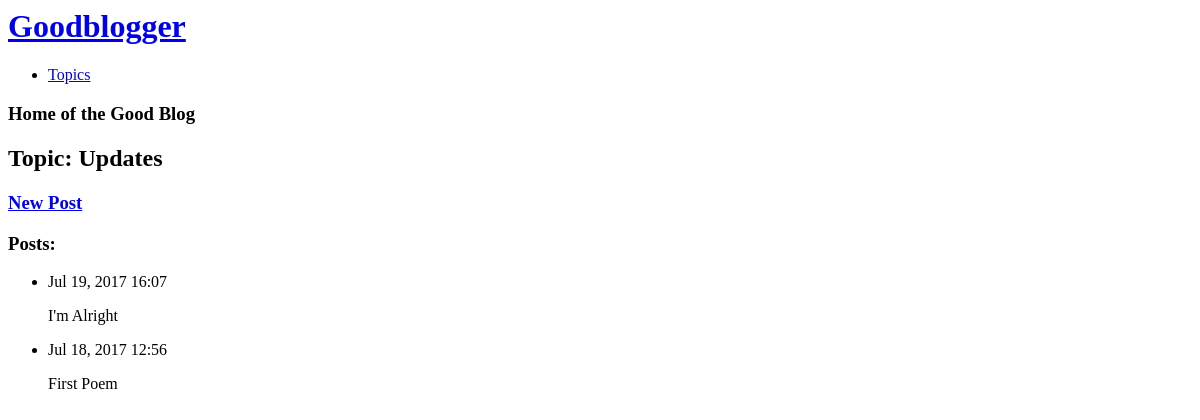
Page /topics/1/ on the earlier database version.
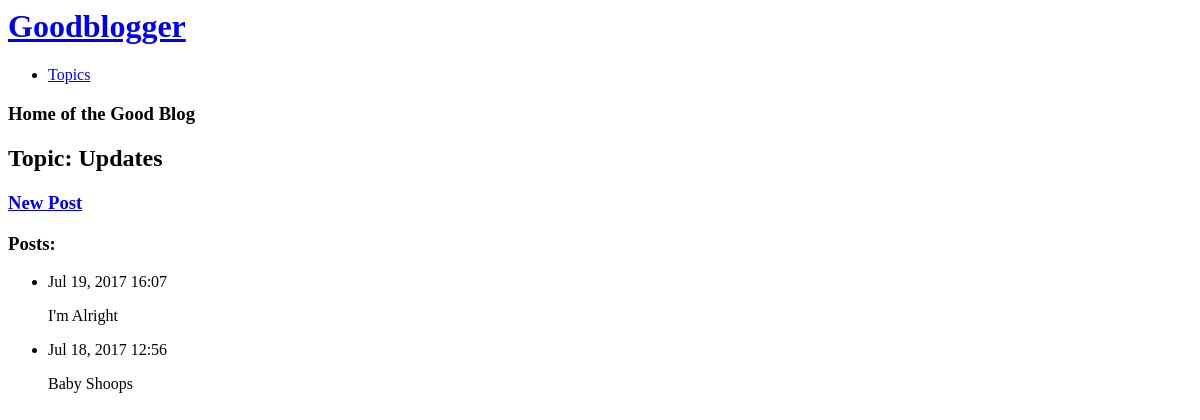
Same page on the later database version.
### goodblogger/models.py (models this page shows, shortened)
class Post(models.Model):
    topic = models.ForeignKey(Topic)
    title = models.CharField(max_length=128)
    text = models.TextField()
    date_added = models.DateTimeField(auto_now_add=True)

### goodblogger/views.py (the view)
# urls.py: url(r'^topics/(?P<topic_id>\d+)/$', views.topic, name='topic'),
def topic(request, topic_id):
    topic = Topic.objects.get(id=topic_id)
    posts = topic.post_set.order_by('-date_added')
    context = {'topic': topic, 'posts': posts}
    return render(request, 'goodblogger/topic.html', context)

### goodblogger/models.py (called while the page is built)
    def __str__(self):
        return self.text

### goodblogger/templates/goodblogger/topic.html (shortened to what this page needs)
{% extends 'goodblogger/base.html' %}
{% block content %}
  <h2>Topic: {{ topic }}</h2>
  <h3><a href="{% url 'blog:new_post' topic.id %}">New Post</a></h3>
  <h3>Posts:</h3>
  <ul>
    {% for post in posts %}
      <li>
        <p>{{ post.date_added|date:'M d, Y H:i' }}</p>
        <p>{{ post.title }}</p>
      </li>
    {% endfor %}
  </ul>
{% endblock content %}

Differences in the rows shown:
changed Post: title "First Poem" → "Baby Shoops"
